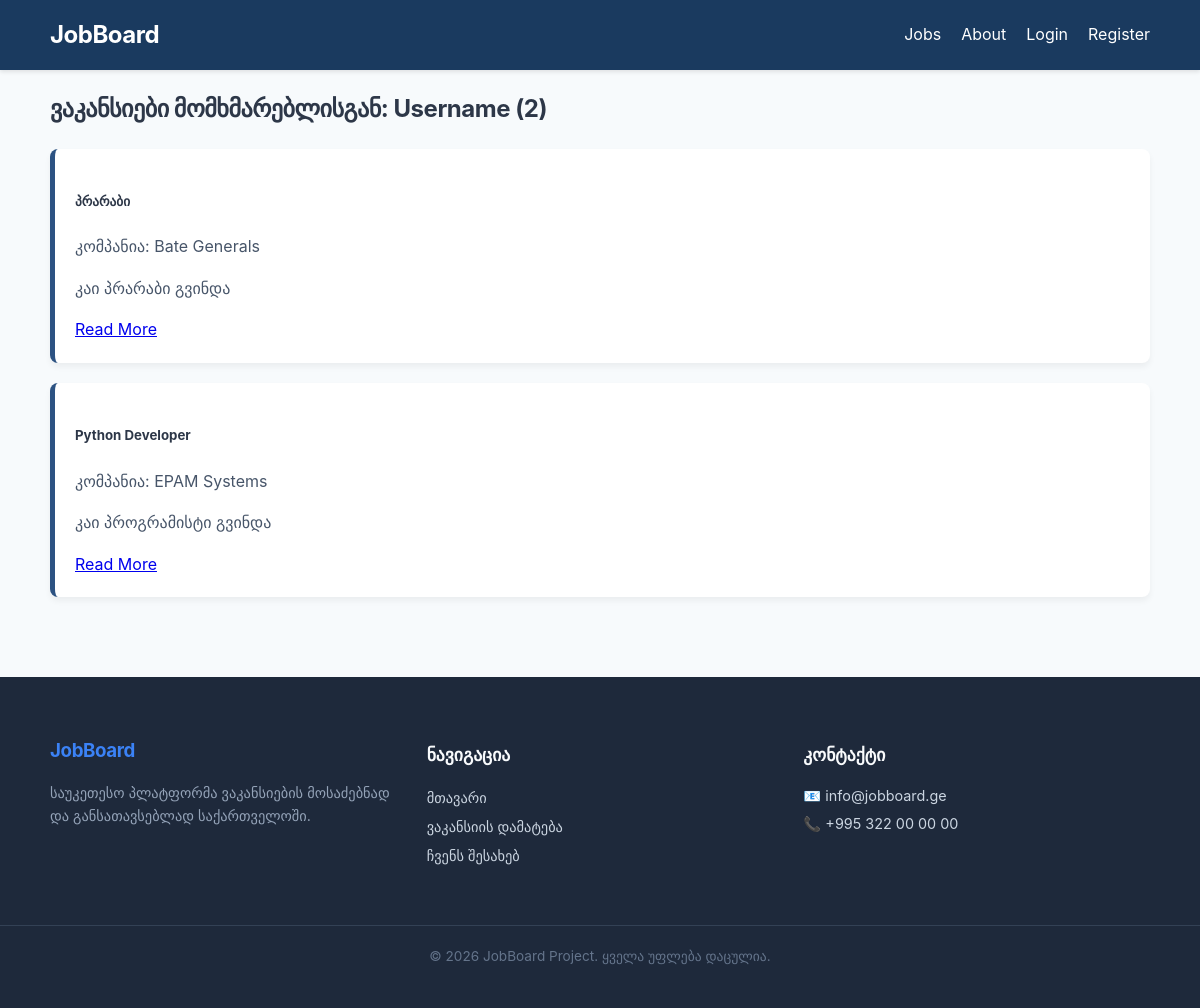
The page /user/Username on the database as committed earlier.
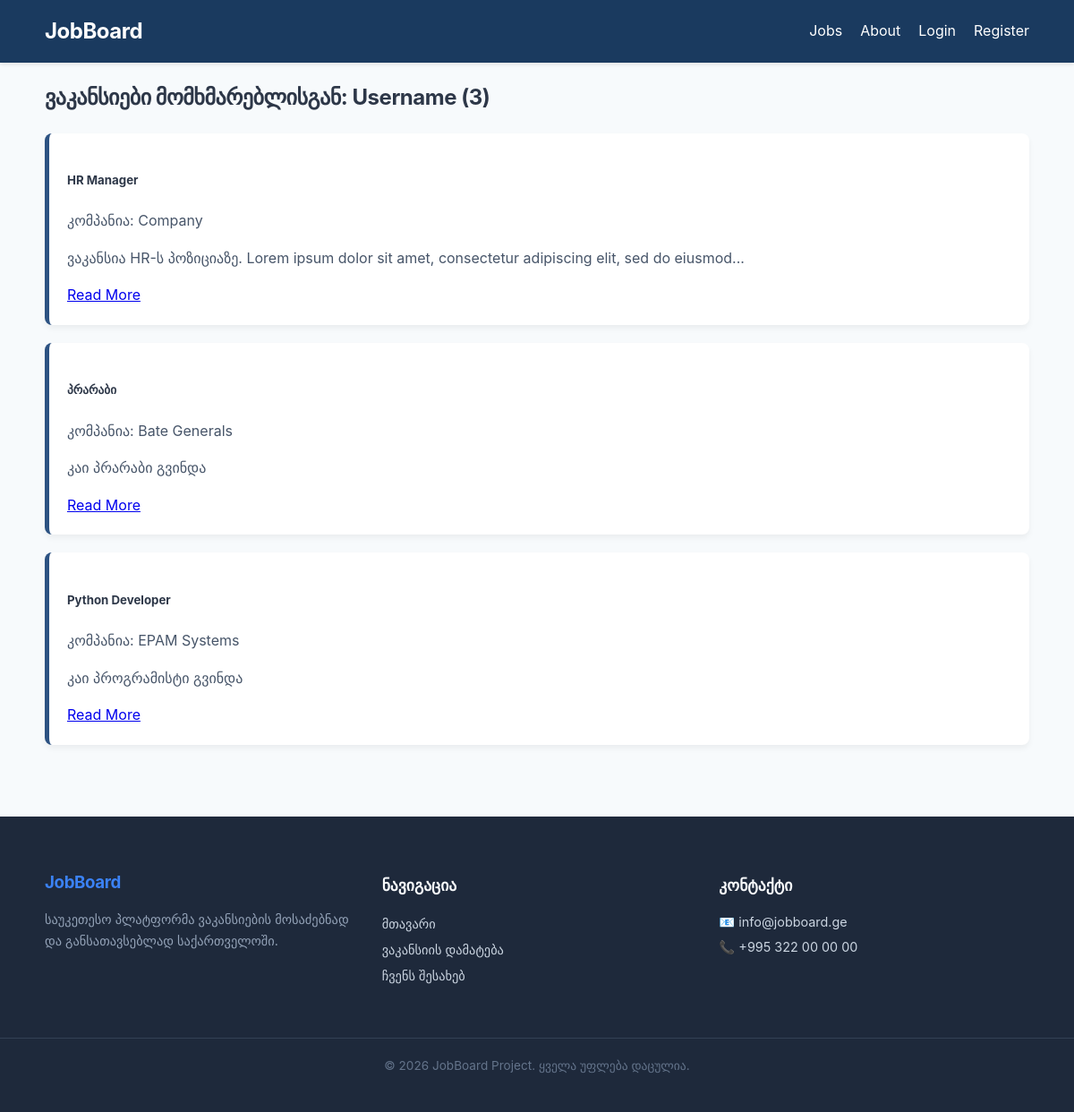
The same page on the database as committed later.
### models.py (models this page shows, shortened)
class User(db.Model, UserMixin):
    id = db.Column(db.Integer, primary_key=True)
    username = db.Column(db.String(30), unique=True, nullable=False)
    email = db.Column(db.String(120), unique=True, nullable=False)
    password = db.Column(db.String(200), nullable=False)
    jobs = db.relationship('Job', backref='author', lazy=True)
    image_file = db.Column(db.String(200), nullable=False,
                           default='https://upload.wikimedia.org/wikipedia/commons/thumb/c/c3/Python-logo-notext.svg/1280px-Python-logo-notext.svg.png')

class Job(db.Model):
    id = db.Column(db.Integer, primary_key=True)
    title = db.Column(db.String(100), nullable=False)
    description = db.Column(db.Text, nullable=False)
    company = db.Column(db.String(100), nullable=False)
    salary = db.Column(db.String, nullable=False)  # Integer შევცვალე სტრინგით
    location = db.Column(db.String(100), nullable=False)
    category = db.Column(db.String(100), nullable=False)
    date_posted = db.Column(db.DateTime, nullable=False, default=get_georgian_time)
    user_id = db.Column(db.Integer, db.ForeignKey('user.id'), nullable=False)
    user_id = db.Column(db.Integer, db.ForeignKey('user.id'), nullable=False)

### routes.py (the view)
@app.route("/user/<string:username>")
def user_jobs(username):
    user = User.query.filter_by(username=username).first_or_404()
    jobs = Job.query.filter_by(user_id=user.id)\
        .order_by(Job.date_posted.desc())\
        .all()
    return render_template('user_jobs.html', jobs=jobs, user=user)

### templates/user_jobs.html
{% extends "base.html" %}
{% block content %}
    <h2 class="mb-4">ვაკანსიები მომხმარებლისგან: {{ user.username }} ({{ jobs|length }})</h2>
    <div class="row">
        {% for job in jobs %}
            <div class="col-md-6 mb-4">
                <div class="card job-card h-100 shadow-sm">
                    <div class="card-body">
                        <h5 class="card-title">{{ job.title }}</h5>
                        <p class="text-muted small">კომპანია: {{ job.company }}</p>
                        <p class="card-text">{{ job.description | truncate(100) }}</p>
                        <a href="{{ url_for('job_detail', job_id=job.id) }}" class="btn btn-outline-primary btn-sm">Read More</a>
                    </div>
                </div>
            </div>
        {% endfor %}
    </div>
{% endblock %}

### templates/base.html (shortened to what this page needs)
<!DOCTYPE html>
<html lang="en" style="height: 100%;">
<head>
    <link rel="stylesheet" href="{{ url_for('static', filename='css/style.css') }}">
</head>
<body>
    <header class="navbar">
        <div class="container">
            <a href="{{ url_for('home') }}" class="logo">JobBoard</a>
            <nav>
                <ul class="nav-links">
                    <li><a href="{{ url_for('home') }}">Jobs</a></li>
                    <li><a href="{{ url_for('about') }}">About</a></li>
                    {% if current_user.is_authenticated %}
                        <li><a href="{{ url_for('post_job') }}">Add Job</a></li>
                        <li><a href="/logout">Logout</a></li>
                        <li><a href="{{ url_for('profile') }}">Profile</a></li>
                    {% else %}
                        <li><a href="{{ url_for('login') }}">Login</a></li>
                        <li><a href="{{ url_for('register') }}">Register</a></li>
                    {% endif %}
                </ul>
            </nav>
        </div>
    </header>
    <main class="container">
        {% block content %}{% endblock %}
    </main>
    <footer style="background-color: #1e293b; color: #f8fafc; padding: 40px 0; margin-top: 60px; font-family: 'Inter', sans-serif;">
        <div class="container" style="display: flex; justify-content: space-between; align-items: flex-start; flex-wrap: wrap; gap: 30px;">
            <div style="flex: 1; min-width: 250px;">
                <h3 style="color: #3b82f6; margin-bottom: 15px;">JobBoard</h3>
                <p style="color: #94a3b8; font-size: 0.9rem; line-height: 1.6;">
                    საუკეთესო პლატფორმა ვაკანსიების მოსაძებნად და განსათავსებლად საქართველოში.
                </p>
            </div>
            <div style="flex: 1; min-width: 150px;">
                <h4 style="margin-bottom: 15px; font-size: 1.1rem;">ნავიგაცია</h4>
                <ul style="list-style: none; padding: 0; font-size: 0.9rem; line-height: 2;">
                    <li><a href="{{ url_for('home') }}" style="color: #cbd5e1; text-decoration: none;">მთავარი</a></li>
                    <li><a href="{{ url_for('post_job') }}" style="color: #cbd5e1; text-decoration: none;">ვაკანსიის დამატება</a></li>
                    <li><a href="/about" style="color: #cbd5e1; text-decoration: none;">ჩვენს შესახებ</a></li>
                </ul>
            </div>
            <div style="flex: 1; min-width: 200px;">
                <h4 style="margin-bottom: 15px; font-size: 1.1rem;">კონტაქტი</h4>
                <p style="color: #cbd5e1; font-size: 0.9rem; margin: 5px 0;">📧 info@jobboard.ge</p>
                <p style="color: #cbd5e1; font-size: 0.9rem; margin: 5px 0;">📞 +995 322 00 00 00</p>
            </div>
        </div>
        <div style="text-align: center; margin-top: 40px; padding-top: 20px; border-top: 1px solid #334155; color: #64748b; font-size: 0.85rem;">
            &copy; 2026 JobBoard Project. ყველა უფლება დაცულია.
        </div>
    </footer>
</body>
</html>

### static/css/style.css (style rules this page uses)
:root { --primary-font: 'Inter', -apple-system, BlinkMacSystemFont, "Segoe UI", Roboto, sans-serif; --primary-blue: #1a3a5f; --secondary-blue: #2c5282; --text-dark: #2d3748; --white: #ffffff; }
body { font-family: var(--primary-font); -webkit-font-smoothing: antialiased; -moz-osx-font-smoothing: grayscale; line-height: 1.6; color: #1e293b; margin: 0; background-color: #f7fafc; color: var(--text-dark); }
h1, h2, h3, .logo { font-weight: 700; letter-spacing: -0.02em; }
p { font-weight: 400; font-size: 1rem; color: #475569; }
.container { max-width: 1100px; margin: 0 auto; padding: 0 20px; }
.navbar { background-color: var(--primary-blue); padding: 1rem 0; color: var(--white); box-shadow: 0 2px 4px rgba(0,0,0,0.1); }
.navbar .container { display: flex; justify-content: space-between; align-items: center; }
.logo { font-size: 1.5rem; font-weight: bold; color: var(--white); text-decoration: none; }
.nav-links { list-style: none; display: flex; gap: 20px; margin: 0; }
.nav-links a { color: var(--white); text-decoration: none; transition: opacity 0.3s; }
.job-card { background: var(--white); border-left: 5px solid var(--secondary-blue); padding: 20px; margin-top: 20px; border-radius: 8px; box-shadow: 0 4px 6px rgba(0,0,0,0.05); }
.navbar { transition: all 0.3s ease; position: sticky; top: 0; z-index: 1000; }

### templates/base.html (style rules this page uses)
html, body { height: 100%; margin: 0; padding: 0; }
body { min-height: 100vh; position: relative; display: block; }
main.container { min-height: calc(100vh - 450px); padding-bottom: 20px; }
footer { background-color: #1e293b; color: #f8fafc; padding: 40px 0; width: 100%; }

Rows that differ between the two databases and show on the page:
added Job: title "HR Manager", company "Company", description "ვაკანსია HR-ს პოზიციაზე. Lorem ipsum dolor sit amet, consectetur adipiscing elit, sed do eiusmod..."
Other text that changed with them:
{{ jobs|length }}: "2" → "3"
